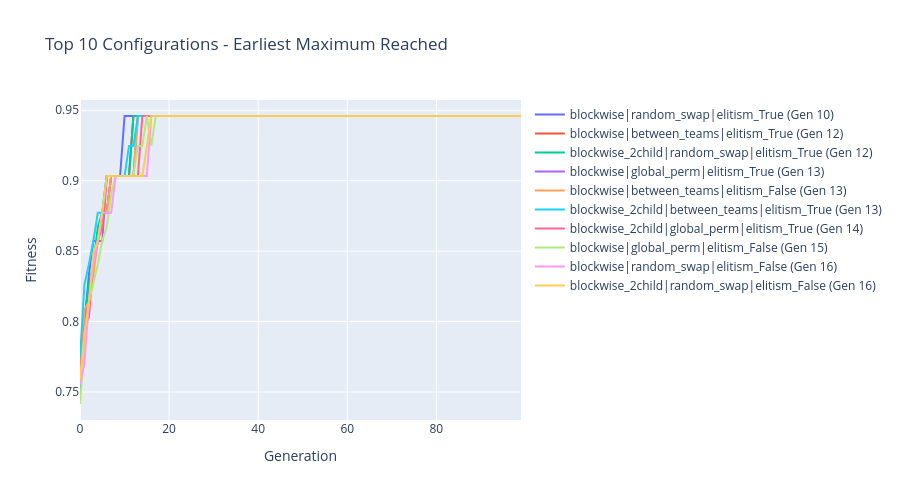

The notebook cell saved with this chart:
### Markdown cell above
by early convergence

### Code cell
def find_first_max_position(series):
    max_value = series.max()
    first_pos = series[series == max_value].index[0]
    return first_pos

# calculate the moment where reaches the maximum
first_max_positions = {}
for col in df.columns:
    first_max_positions[col] = find_first_max_position(df[col])

# order by the earliest
sorted_first_max = sorted(first_max_positions.items(), key=lambda x: x[1])


top10_early_labels = [label for label, _ in sorted_first_max[:10]]


fig = go.Figure()
for label in top10_early_labels:
    gen_reached = first_max_positions[label]
    fig.add_trace(go.Scatter(
        y=df[label],
        mode='lines',
        name=f"{label} (Gen {gen_reached})"
    ))

fig.update_layout(
    title="Top 10 Configurations - Earliest Maximum Reached",
    xaxis_title="Generation",
    yaxis_title="Fitness",
    width=900,
    height=500
)
fig.show()
